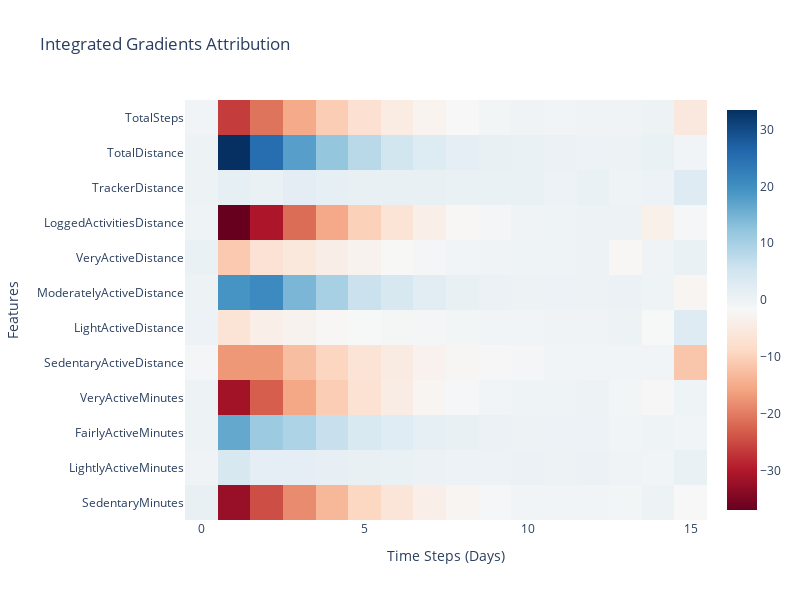

The cell this chart's notebook holds for it:
### Code cell
# Visualization of IG for Recurrent Features
plot_feature_importance(IG_recurrent, feature_columns[:-1])

### Figure 1 — Plotly figure (JSON) as saved in the notebook; plotly's stock layout.template omitted (floating-point values rounded to 4 significant figures; data arrays with more than 128 entries replaced by an {"elided": "..."} marker saying what was removed)
{"data": [{"coloraxis": "coloraxis", "hovertemplate": "Features: %{x}<br>Time Steps (Days): %{y}<br>color: %{z}<extra></extra>", "name": "0", "type": "heatmap", "x": [0, 1, 2, 3, 4, 5, 6, 7, 8, 9, 10, 11, 12, 13, 14, 15], "xaxis": "x", "y": ["TotalSteps", "TotalDistance", "TrackerDistance", "LoggedActivitiesDistance", "VeryActiveDistance", "ModeratelyActiveDistance", "LightActiveDistance", "SedentaryActiveDistance", "VeryActiveMinutes", "FairlyActiveMinutes", "LightlyActiveMinutes", "SedentaryMinutes"], "yaxis": "y", "z": {"elided": "12x16 float values"}}], "layout": {"coloraxis": {"colorscale": [[0, "rgb(103,0,31)"], [0.1, "rgb(178,24,43)"], [0.2, "rgb(214,96,77)"], [0.3, "rgb(244,165,130)"], [0.4, "rgb(253,219,199)"], [0.5, "rgb(247,247,247)"], [0.6, "rgb(209,229,240)"], [0.7, "rgb(146,197,222)"], [0.8, "rgb(67,147,195)"], [0.9, "rgb(33,102,172)"], [1, "rgb(5,48,97)"]]}, "height": 600, "title": {"text": "Integrated Gradients Attribution"}, "width": 800, "xaxis": {"anchor": "y", "constrain": "domain", "domain": [0, 1], "scaleanchor": "y", "title": {"text": "Time Steps (Days)"}}, "yaxis": {"anchor": "x", "autorange": "reversed", "constrain": "domain", "domain": [0, 1], "title": {"text": "Features"}}}}
